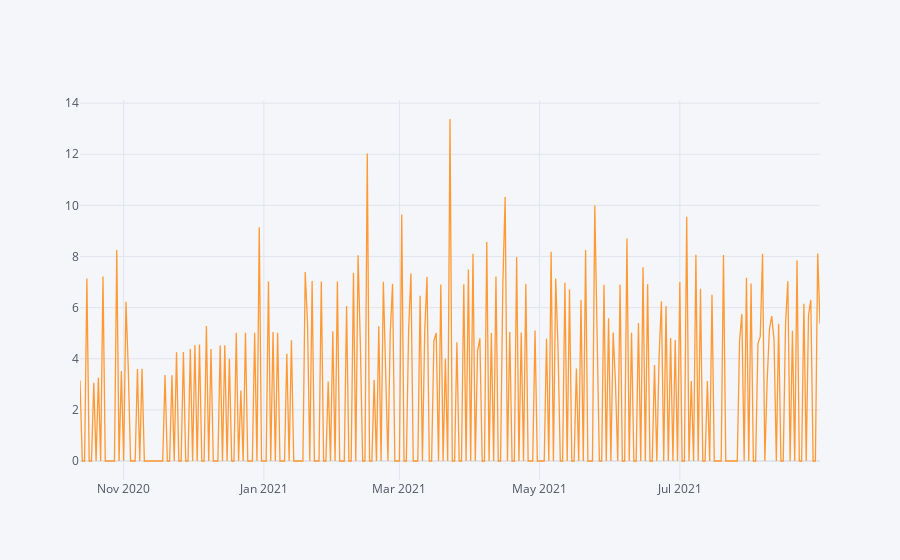

Here is the notebook cell this chart was saved with:
### Code cell
strava.iplot(y='Distance')

### Figure 1 — Plotly figure (JSON) as saved in the notebook; plotly's stock layout.template omitted (floating-point values rounded to 4 significant figures; data arrays with more than 128 entries replaced by an {"elided": "..."} marker saying what was removed)
{"data": [{"line": {"color": "rgba(255, 153, 51, 1.0)", "dash": "solid", "shape": "linear", "width": 1.3}, "mode": "lines", "name": "Distance", "text": "", "type": "scatter", "x": {"elided": "323 str values"}, "y": {"elided": "323 float values"}}], "layout": {"legend": {"bgcolor": "#F5F6F9", "font": {"color": "#4D5663"}}, "paper_bgcolor": "#F5F6F9", "plot_bgcolor": "#F5F6F9", "title": {"font": {"color": "#4D5663"}}, "xaxis": {"gridcolor": "#E1E5ED", "showgrid": true, "tickfont": {"color": "#4D5663"}, "title": {"font": {"color": "#4D5663"}, "text": ""}, "zerolinecolor": "#E1E5ED"}, "yaxis": {"gridcolor": "#E1E5ED", "showgrid": true, "tickfont": {"color": "#4D5663"}, "title": {"font": {"color": "#4D5663"}, "text": ""}, "zerolinecolor": "#E1E5ED"}}}
